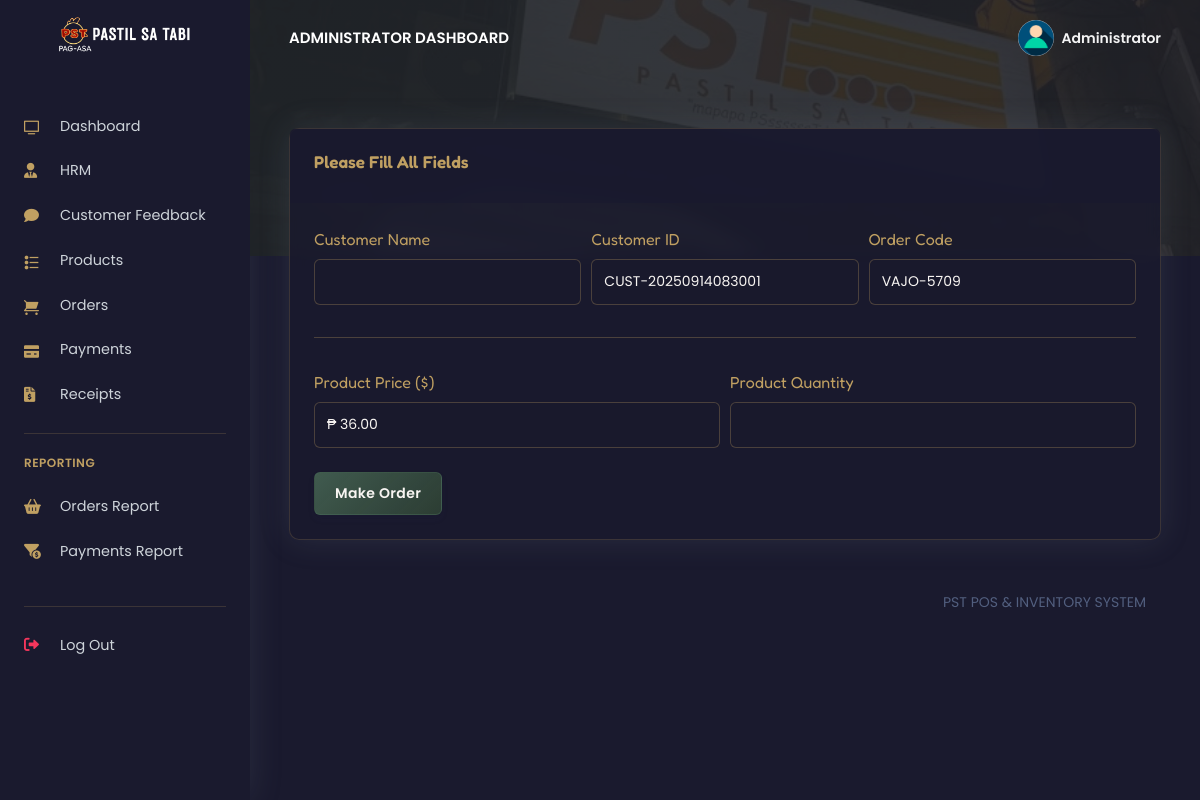
Page /PSTsystem/admin/make_oder.php?prod_id=39443d8638 (signed in) on the committed database.
### tables this page shows
CREATE TABLE `rpos_admin` (
  `admin_id` varchar(200) NOT NULL,
  `admin_name` varchar(200) NOT NULL,
  `admin_email` varchar(200) NOT NULL,
  `admin_password` varchar(200) NOT NULL
);

CREATE TABLE `rpos_products` (
  `prod_id` varchar(200) NOT NULL,
  `prod_code` varchar(200) NOT NULL,
  `prod_name` varchar(200) NOT NULL,
  `prod_img` varchar(200) NOT NULL,
  `prod_desc` longtext NOT NULL,
  `prod_price` decimal(10,2) NOT NULL,
  `created_at` timestamp(6) NOT NULL DEFAULT current_timestamp(6) ON UPDATE current_timestamp(6),
  `prod_quantity` int(11) NOT NULL DEFAULT 0 COMMENT 'Current stock quantity',
  `prod_status` tinyint(1) DEFAULT 1,
  `prod_threshold` int(11) NOT NULL DEFAULT 10 COMMENT 'Low stock alert level',
  `prod_category` varchar(100) DEFAULT NULL COMMENT 'Product category',
  `last_restocked` datetime DEFAULT NULL COMMENT 'Date of last restock',
  `supplier_id` int(11) DEFAULT NULL
);

### PSTsystem/admin/config/code-generator.php (called while the page is built, shortened)
<?php
    $length = 4;
    $alpha= substr(str_shuffle("QWERTYUIOPLKJHGFDSAZXCVBNM"),1,$length);
    $beta = substr(str_shuffle("1234567890"),1,$length);
?>

### PSTsystem/admin/make_oder.php (the view, shortened to what this page needs)
<?php
include('config/config.php');
include('config/code-generator.php');
require_once('partials/_head.php');
?>
<!DOCTYPE html>
<html lang="en">
<head>
    <link rel="stylesheet" href="https://cdnjs.cloudflare.com/ajax/libs/font-awesome/6.0.0/css/all.min.css">
</head>
<body>
  <?php
  require_once('partials/_sidebar.php');
  ?>
  <div class="main-content">
    <?php
    require_once('partials/_topnav.php');
    ?>
    <div style="background-image: url(assets/img/theme/pastil.jpg); background-size: cover;" class="header  pb-8 pt-5 pt-md-8">
    <span class="mask bg-gradient-dark opacity-8"></span>
    </div>
    <div class="container-fluid mt--8">
      <div class="row">
        <div class="col">
          <div class="card shadow">
            <div class="card-header border-0">
              <h3>Please Fill All Fields</h3>
            </div>
            <div class="card-body">
              <form method="POST" enctype="multipart/form-data">
                  <div class="form-row">
                    <div class="col-md-4">
                      <label>Customer Name</label>
                      <input type="text" name="customer_name" class="form-control" required>
                    </div>
                    <div class="col-md-4">
                      <label>Customer ID</label>
                      <input type="text" name="customer_id" readonly class="form-control"
                            value="CUST-<?php echo date('YmdHis'); ?>"
                            style="background-color: rgba(26, 26, 46, 0.6); color: var(--text-light); border: 1px solid rgba(192, 160, 98, 0.3);">
                    </div>
                    <div class="col-md-4">
                      <label>Order Code</label>
                      <input type="text" name="order_code" value="<?php echo $alpha; ?>-<?php echo $beta; ?>" class="form-control">
                    </div>
                  </div>
                <hr>
                <?php
                $prod_id = $_GET['prod_id'];
                $ret = "SELECT * FROM  rpos_products WHERE prod_id = '$prod_id'";
                $stmt = $mysqli->prepare($ret);
                $stmt->execute();
                $res = $stmt->get_result();
                while ($prod = $res->fetch_object()) {
                ?>
                  <div class="form-row">
                      <div class="col-md-6">
                          <label>Product Price ($)</label>
                          <input type="text" readonly name="prod_price" value="₱ <?php echo $prod->prod_price; ?>" class="form-control" style="background-color: rgba(26, 26, 46, 0.6); color: var(--text-light); border: 1px solid rgba(192, 160, 98, 0.3);">
                      </div>
                      <div class="col-md-6">
                          <label>Product Quantity</label>
                          <input type="number" name="prod_qty" class="form-control" value="" min="1" step="1" onkeypress="return event.charCode >= 48 && event.charCode <= 57" required>
                      </div>
                  </div>
                <?php } ?>
                <br>
                <div class="form-row">
                  <div class="col-md-6">
                    <input type="submit" name="make" value="Make Order" class="btn btn-success" value="">
                  </div>
                </div>
              </form>
            </div>
          </div>
        </div>
      </div>
      <?php
      require_once('partials/_footer.php');
      ?>
    </div>
  </div>
</body>
</html>

### PSTsystem/admin/partials/_sidebar.php (shortened to what this page needs)
<?php
$admin_id = $_SESSION['admin_id'];
$ret = "SELECT * FROM  rpos_admin  WHERE admin_id = '$admin_id'";
$stmt = $mysqli->prepare($ret);
$stmt->execute();
$res = $stmt->get_result();
while ($admin = $res->fetch_object()) {
?>
  <nav class="navbar navbar-vertical fixed-left navbar-expand-md navbar-light sidebar" id="sidenav-main">
    <div class="container-fluid">
      <a class="navbar-brand pt-0" href="dashboard.php">
        <img src="assets/img/brand/repos.png" class="navbar-brand-img" alt="...">
      </a>
      <div class="collapse navbar-collapse" id="sidenav-collapse-main">
        <ul class="navbar-nav">
          <li class="nav-item">
            <a class="nav-link text-light" href="dashboard.php">
              <i class="ni ni-tv-2 text-gold"></i> Dashboard
            </a>
          </li>
          <li class="nav-item">
            <a class="nav-link text-light" href="hrm.php">
              <i class="fas fa-user-tie text-gold"></i> HRM
            </a>
          </li>
          <li class="nav-item">
            <a class="nav-link text-light" href="feedback.php">
              <i class="fas fa-comment text-gold"></i>
              <span>Customer Feedback</span>
            </a>
          </li>
          <li class="nav-item">
            <a class="nav-link text-light" href="products.php">
              <i class="ni ni-bullet-list-67 text-gold"></i> Products
            </a>
          </li>
          <li class="nav-item">
            <a class="nav-link text-light" href="orders.php">
              <i class="ni ni-cart text-gold"></i> Orders
            </a>
          </li>
          <li class="nav-item">
            <a class="nav-link text-light" href="payments.php">
              <i class="ni ni-credit-card text-gold"></i> Payments
            </a>
          </li>
          <li class="nav-item">
            <a class="nav-link text-light" href="receipts.php">
              <i class="fas fa-file-invoice-dollar text-gold"></i> Receipts
            </a>
          </li>
        </ul>
        <hr class="my-3" style="border-color: rgba(192, 160, 98, 0.2);">
        <h6 class="navbar-heading text-gold">Reporting</h6>
        <ul class="navbar-nav mb-md-3">
          <li class="nav-item">
            <a class="nav-link text-light" href="orders_reports.php">
              <i class="fas fa-shopping-basket text-gold"></i> Orders Report
            </a>
          </li>
          <li class="nav-item">
            <a class="nav-link text-light" href="payments_reports.php">
              <i class="fas fa-funnel-dollar text-gold"></i> Payments Report
            </a>
          </li>
        </ul>
        <hr class="my-3" style="border-color: rgba(192, 160, 98, 0.2);">
        <ul class="navbar-nav mb-md-3">
          <li class="nav-item">
            <a class="nav-link text-light" href="logout.php">
              <i class="fas fa-sign-out-alt text-danger"></i> Log Out
            </a>
          </li>
        </ul>
      </div>
    </div>
  </nav>
<?php } ?>

### PSTsystem/admin/partials/_topnav.php (shortened to what this page needs)
<?php
$admin_id = $_SESSION['admin_id'];
$ret = "SELECT * FROM  rpos_admin  WHERE admin_id = '$admin_id'";
$stmt = $mysqli->prepare($ret);
$stmt->execute();
$res = $stmt->get_result();
while ($admin = $res->fetch_object()) {
?>
    <nav class="navbar navbar-top navbar-expand-md navbar-dark" id="navbar-main">
        <div class="container-fluid">
            <a class="h4 mb-0 text-white text-uppercase d-none d-lg-inline-block" href="dashboard.php"><?php echo $admin->admin_name; ?> Dashboard</a>
            <ul class="navbar-nav align-items-center d-none d-md-flex">
                <li class="nav-item dropdown">
                    <a class="nav-link pr-0" href="#" role="button" data-toggle="dropdown" aria-haspopup="true" aria-expanded="false">
                        <div class="media align-items-center">
                            <span class="avatar avatar-sm rounded-circle">
                                <img alt="Image placeholder" src="assets/img/theme/user-a-min.png">
                            </span>
                            <div class="media-body ml-2 d-none d-lg-block">
                                <span class="mb-0 text-sm  font-weight-bold"><?php echo $admin->admin_name; ?></span>
                            </div>
                        </div>
                    </a>
                </li>
            </ul>
        </div>
    </nav>
<?php } ?>

### PSTsystem/admin/make_oder.php (style rules this page uses)
:root { --primary-dark: #1a1a2e; --primary-light: #f8f5f2; --accent-gold: #c0a062; --accent-red: #9e2b2b; --accent-green: #4a6b57; --accent-blue: #3a5673; --text-light: #f8f5f2; --text-dark: #1a1a2e; --transition-speed: 0.4s; }
body { background-color: var(--primary-dark); color: var(--text-light); font-family: 'Poppins', sans-serif; }
.header { background: url(assets/img/theme/pastil.jpg) no-repeat center center; background-size: cover; }
.mask { background-color: rgba(26, 26, 46, 0.5) !important; }
.card { background: rgba(26, 26, 46, 0.8); border: 1px solid rgba(192, 160, 98, 0.2); border-radius: 10px; backdrop-filter: blur(8px); transition: all var(--transition-speed) ease; box-shadow: 0 8px 32px rgba(0, 0, 0, 0.2); }
.card-header { background: rgba(26, 26, 46, 0.9); border-bottom: 1px solid rgba(192, 160, 98, 0.3); color: var(--accent-gold); font-family: 'Fredoka', sans-serif; }
.card-header h3 { color: var(--accent-gold); font-family: 'Fredoka', sans-serif; }
.form-control { background-color: rgba(26, 26, 46, 0.6); border: 1px solid rgba(192, 160, 98, 0.3); color: var(--text-light); transition: all var(--transition-speed) ease; }
label { color: var(--accent-gold); font-family: 'Fredoka', sans-serif; margin-bottom: 0.5rem; }
.btn-success { background: linear-gradient(135deg, rgba(74, 107, 87, 0.8), rgba(58, 86, 57, 0.6)); border: 1px solid rgba(74, 107, 87, 0.4); transition: all var(--transition-speed) ease; color: var(--text-light); }
.text-gold { color: var(--accent-gold) !important; }
hr { border-top: 1px solid rgba(192, 160, 98, 0.3); }
input[readonly] { background-color: rgba(26, 26, 46, 0.6) !important; color: var(--text-light) !important; border: 1px solid rgba(192, 160, 98, 0.3) !important; }
input[type="number"] { -moz-appearance: textfield; }

### rows in the picture
rpos_admin: admin_name "ADMINISTRATOR", admin_name "Administrator"
rpos_products: prod_price "₱ 36.00"
